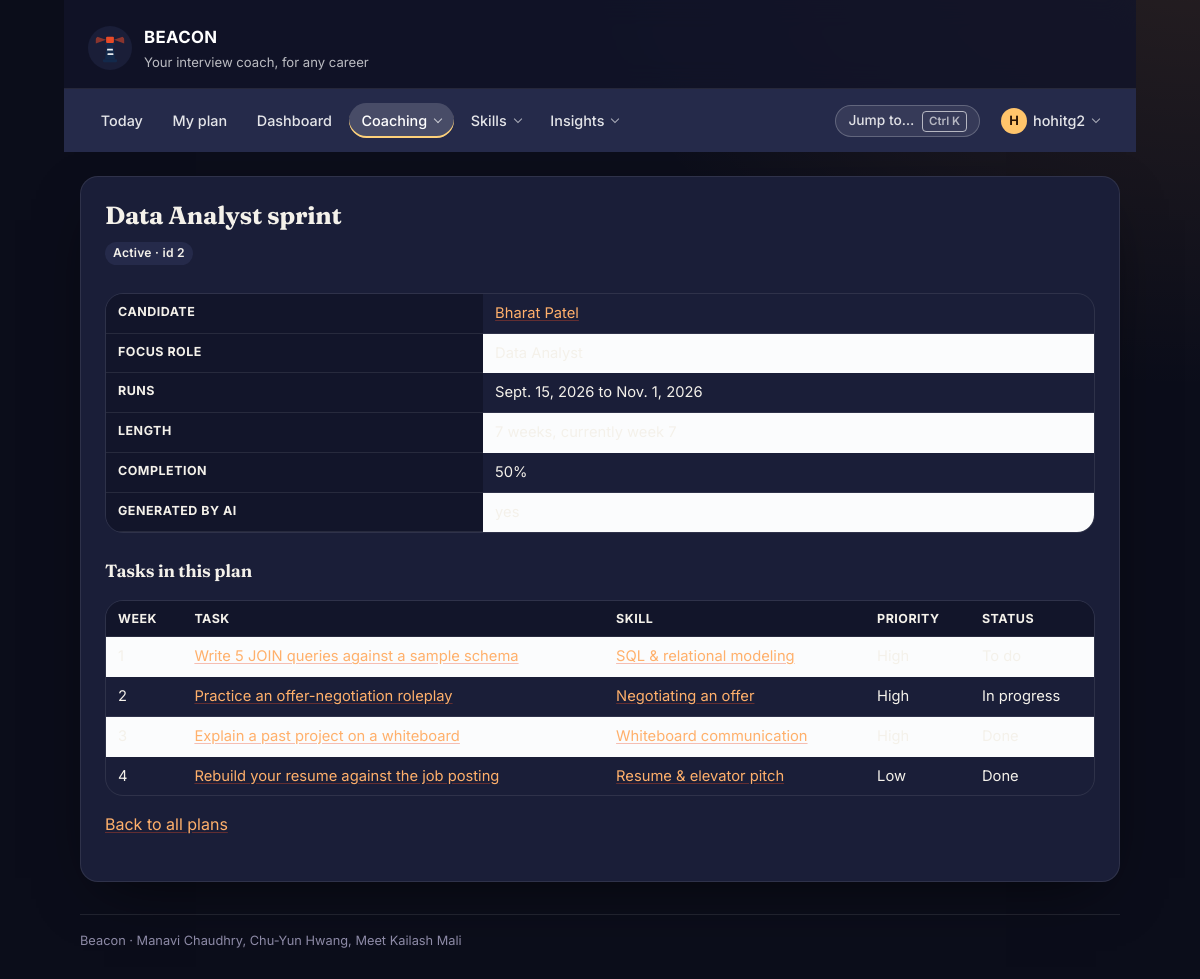
The app's page /plans/2/ (signed in) with its own data.
### preparation/models.py (models this page shows, shortened)
class PreparationPlan(models.Model):
    class Status(models.TextChoices):
        DRAFT = "DRAFT", "Draft"
        ACTIVE = "ACTIVE", "Active"
        COMPLETED = "DONE", "Completed"
        ARCHIVED = "ARCH", "Archived"
    candidate = models.ForeignKey(
        CandidateProfile,
        on_delete=models.CASCADE,
        related_name="plans",
    )
    title = models.CharField(max_length=150, help_text="e.g. 4-week SWE intern sprint")
    focus_role = models.CharField(max_length=120)
    start_date = models.DateField(default=timezone.localdate)
    target_date = models.DateField(help_text="Date the plan must be finished by.")
    status = models.CharField(max_length=6, choices=Status.choices, default=Status.DRAFT)
    generated_by_ai = models.BooleanField(
        default=True,
        help_text="False when a user hand-writes or heavily edits the plan.",
    )
    created_at = models.DateTimeField(auto_now_add=True)
    class Meta:
        ordering = ["target_date", "-created_at"]
        constraints = [
            models.UniqueConstraint(
                fields=["candidate", "title"], name="uniq_plan_title_per_candidate"
            ),
            models.CheckConstraint(
                condition=models.Q(target_date__gte=models.F("start_date")),
                name="plan_ends_after_it_starts",
            ),
        ]
    @property
    def completion_percent(self):
        total = self.tasks.count()
        if total == 0:
            return 0
        done = self.tasks.filter(status=PlanTask.Status.DONE).count()
        return round(done / total * 100)
    @property
    def total_weeks(self):
        span_days = (self.target_date - self.start_date).days
        return max(1, -(-span_days // 7))  # ceiling division
    @property
    def current_week(self):
        elapsed = (timezone.localdate() - self.start_date).days
        if elapsed < 0:
            return 1
        return min(elapsed // 7 + 1, self.total_weeks)

class CandidateProfile(models.Model):
    class ExperienceLevel(models.TextChoices):
        STUDENT = "STU", "Current student"
        NEW_GRAD = "NEW", "New graduate"
        EARLY_CAREER = "EARLY", "Early career (1-3 yrs)"
        MID_CAREER = "MID", "Experienced (4+ yrs)"
        SWITCHING = "SWTCH", "Changing careers"
        RETURNING = "RETRN", "Returning to work"
    class PrimaryConcern(models.TextChoices):
        TECHNICAL = "TECH", "Technical rounds"
        BEHAVIORAL = "BEHAV", "Behavioral questions"
        RESUME = "RESUME", "Resume and elevator pitch"
        CONFIDENCE = "CONF", "Confidence under pressure"
        TIME = "TIME", "Not enough time to prepare"
    user = models.OneToOneField(
        settings.AUTH_USER_MODEL,
        on_delete=models.CASCADE,
        related_name="candidate_profile",
        help_text="One login = one career profile.",
    )
    target_role = models.CharField(
        max_length=120, help_text="e.g. Software Engineer Intern"
    )
    target_roles = models.JSONField(
        default=list,
        blank=True,
        help_text="All target roles; requirements use the highest bar among them.",
    )
    interests = models.JSONField(
        default=list,
        blank=True,
        help_text="Interest keys chosen at onboarding, e.g. ['data', 'product'].",
    )
    target_company = models.CharField(max_length=120, blank=True)
    experience_level = models.CharField(
        max_length=5, choices=ExperienceLevel.choices, default=ExperienceLevel.STUDENT
    )
    resume_summary = models.TextField(
        blank=True,
        help_text="Plain-text resume the parser turns into an initial skill list.",
    )
    resume_file = models.FileField(
        upload_to="resumes/",
        blank=True,
        null=True,
        help_text="Original upload from the drag-and-drop area on the setup screen.",
    )
    target_interview_date = models.DateField(
        null=True,
        blank=True,
        help_text="Deadline Beacon plans backwards from. Blank = open-ended prep.",
    )
    preparation_timeline_weeks = models.PositiveSmallIntegerField(
        default=6,
        validators=[MinValueValidator(1), MaxValueValidator(52)],
        help_text="Weeks the user says they have. Drives the length of the roadmap.",
    )
    primary_concern = models.CharField(
        max_length=6,
        choices=PrimaryConcern.choices,
        blank=True,
        help_text="Optional. Used to weight which skill gaps get tackled first.",
    )
    skills = models.ManyToManyField(
        Skill,
        through="SkillAssessment",
        related_name="candidates",
        blank=True,
    )
    created_at = models.DateTimeField(auto_now_add=True)
    updated_at = models.DateTimeField(auto_now=True)
    class Meta:
        ordering = ["-updated_at"]
    def get_absolute_url(self):
        return reverse("preparation:candidate_detail", args=[self.pk])

class PlanTask(models.Model):
    class Status(models.TextChoices):
        TODO = "TODO", "To do"
        IN_PROGRESS = "DOING", "In progress"
        DONE = "DONE", "Done"
        SKIPPED = "SKIP", "Skipped"
    class Priority(models.IntegerChoices):
        LOW = 1, "Low"
        MEDIUM = 2, "Medium"
        HIGH = 3, "High"
    plan = models.ForeignKey(
        PreparationPlan,
        on_delete=models.CASCADE,  # deleting a plan deletes the tasks inside it
        related_name="tasks",
    )
    skill = models.ForeignKey(
        Skill,
        on_delete=models.SET_NULL,  # keep the task, just forget the tag
        null=True,
        blank=True,
        related_name="tasks",
        help_text="Skill gap this task is meant to close.",
    )
    title = models.CharField(max_length=150)
    week_number = models.PositiveSmallIntegerField(
        default=1,
        validators=[MinValueValidator(1), MaxValueValidator(52)],
        help_text="Which week of the roadmap this task belongs to (Screen 3).",
    )
    instructions = models.TextField(blank=True)
    rationale = models.TextField(
        blank=True,
        help_text=(
            "Why Beacon picked this task - shown under 'Why these "
            "recommendations?' and on the recommended-next card."
        ),
    )
    due_date = models.DateField(null=True, blank=True)
    estimated_minutes = models.PositiveIntegerField(
        default=60, validators=[MinValueValidator(5), MaxValueValidator(600)]
    )
    priority = models.IntegerField(choices=Priority.choices, default=Priority.MEDIUM)
    status = models.CharField(max_length=5, choices=Status.choices, default=Status.TODO)
    completed_on = models.DateField(null=True, blank=True)
    class Meta:
        ordering = ["week_number", "-priority", "due_date", "title"]
        constraints = [
            models.UniqueConstraint(
                fields=["plan", "title"], name="uniq_task_title_per_plan"
            )
        ]
    def get_absolute_url(self):
        return reverse("preparation:task_detail", args=[self.pk])

class Skill(models.Model):
    class Category(models.TextChoices):
        TECHNICAL = "TECH", "Technical"
        BEHAVIORAL = "BEHAV", "Behavioral"
        DOMAIN = "DOMAIN", "Domain knowledge"
        COMMUNICATION = "COMM", "Communication"
    name = models.CharField(max_length=100)
    category = models.CharField(
        max_length=6, choices=Category.choices, default=Category.TECHNICAL
    )
    description = models.TextField(
        blank=True, help_text="What mastery of this skill looks like in an interview."
    )
    created_at = models.DateTimeField(auto_now_add=True)
    class Meta:
        ordering = ["category", "name"]
        constraints = [
            models.UniqueConstraint(
                fields=["name", "category"], name="uniq_skill_name_per_category"
            )
        ]
    def get_absolute_url(self):
        return reverse("preparation:skill_detail", args=[self.pk])

### preparation/views.py (the view)
# urls.py: path("plans/<int:pk>/", views.PlanDetailView.as_view(), name="plan_detail"),
@method_decorator(login_required, name="dispatch")
class PlanDetailView(DetailView):
    model = PreparationPlan
    template_name = "preparation/plan_detail.html"
    context_object_name = "plan"
    def get_queryset(self):
        return visibility.plans_for(self.request.user).select_related("candidate__user")
    def get_context_data(self, **kwargs):
        context = super().get_context_data(**kwargs)
        context["tasks"] = self.object.tasks.select_related("skill")
        return context

### beacon_core/security.py (called while the page is built, shortened)
def csp_nonce(request):
    return {"csp_nonce": getattr(request, "csp_nonce", "")}

    def __call__(self, request):
        if request.method != "POST" or not getattr(settings, "RATE_LIMITS_ENABLED", True):
            return self.get_response(request)

### preparation/context_processors.py (called while the page is built)
def google_oauth(request):
    provider = settings.SOCIALACCOUNT_PROVIDERS.get("google", {})
    app = provider.get("APP", {})
    return {
        "google_oauth_configured": bool(app.get("client_id") and app.get("secret")),
        "google_oauth_placeholder": settings.DEBUG,
    }

### preparation/navigation.py (called while the page is built)
def _entry(item, current, user):
    if item.get("staff_only") and not user.is_staff:
        return None
    try:
        url = reverse(item["name"])
    except NoReverseMatch:
        return None
    return {
        "label": item["label"],
        "url": url,
        "hint": item.get("hint", ""),
        "active": current == item["name"],
    }

def navigation(request):
    if not getattr(request, "user", None) or not request.user.is_authenticated:
        return {"nav": None}
    return {"nav": build(request)}

### preparation/visibility.py (called while the page is built)
def is_coach(user):
    return bool(user and user.is_authenticated and user.is_staff)

def plans_for(user):
    qs = PreparationPlan.objects.all()
    return qs if is_coach(user) else qs.filter(candidate__user=user)

### templates/preparation/plan_detail.html (shortened to what this page needs)
{% extends "base.html" %}
{% block heading %}{{ plan.title }}{% endblock %}
{% block content %}
  <p class="tag">{{ plan.get_status_display }} &middot; id {{ plan.pk }}</p>
  <div class="table-scroll">
  <table>
    <tr><th>Candidate</th>
        <td><a href="{{ plan.candidate.get_absolute_url }}">{{ plan.candidate.user.get_full_name|default:plan.candidate.user.username }}</a></td></tr>
    <tr><th>Focus role</th><td>{{ plan.focus_role }}</td></tr>
    <tr><th>Runs</th><td>{{ plan.start_date }} to {{ plan.target_date }}</td></tr>
    <tr><th>Length</th><td>{{ plan.total_weeks }} weeks, currently week {{ plan.current_week }}</td></tr>
    <tr><th>Completion</th><td>{{ plan.completion_percent }}%</td></tr>
    <tr><th>Generated by AI</th><td>{{ plan.generated_by_ai|yesno:"yes,no - hand-written" }}</td></tr>
  </table>
  </div>
  <h2>Tasks in this plan</h2>
  <div class="table-scroll">
  <table>
    <tr><th>Week</th><th>Task</th><th>Skill</th><th>Priority</th><th>Status</th></tr>
    {% for task in tasks %}
      <tr>
        <td>{{ task.week_number }}</td>
        <td><a href="{{ task.get_absolute_url }}">{{ task.title }}</a></td>
        <td>{% if task.skill %}<a href="{{ task.skill.get_absolute_url }}">{{ task.skill.name }}</a>{% else %}Untagged{% endif %}</td>
        <td>{{ task.get_priority_display }}</td>
        <td>{{ task.get_status_display }}</td>
      </tr>
    {% empty %}
      <tr><td colspan="5">This plan has no tasks yet. Tasks are added when the roadmap is generated from the candidate's skill gaps.</td></tr>
    {% endfor %}
  </table>
  </div>
  <p><a href="{% url 'preparation:plan_board' %}">Back to all plans</a></p>
{% endblock %}

### templates/base.html (shortened to what this page needs)
{% load static %}<!DOCTYPE html>
<html lang="en">
<head>
  <link rel="stylesheet" href="{% static 'css/beacon.css' %}">
  <link rel="stylesheet" href="{% static 'css/beacon-night.css' %}">
</head>
<body class="{% block body_class %}{% endblock %}">
  <div class="page">
    <header class="masthead">
      <img class="masthead__logo" src="{% static 'img/beacon-logo.svg' %}"
           alt="" width="44" height="44">
      <div class="masthead__text">
        <p class="masthead__title">BEACON</p>
        <p class="masthead__tagline">
          Your interview coach, for any career
        </p>
      </div>
    </header>
    <nav class="nav" aria-label="Main">
      {% if nav %}
        <ul class="nav__list">
          {% for item in nav.items %}
            {% if item.children %}
              <li class="nav__group">
                <details class="menu{% if item.active %} is-active{% endif %}">
                  <summary class="nav__link">{{ item.label }}</summary>
                </details>
              </li>
            {% else %}
              <li>
                <a class="nav__link{% if item.active %} is-active{% endif %}" href="{{ item.url }}"
                   {% if item.active %}aria-current="page"{% endif %}>{{ item.label }}</a>
              </li>
            {% endif %}
          {% endfor %}
        </ul>
        <div class="nav__right">
          <button type="button" class="nav-palette" data-palette-open
                  aria-label="Search pages, candidates and skills">
            Jump to&hellip; <kbd>&#8984;K</kbd>
          </button>
          <details class="menu menu--account">
            <summary class="nav__link nav__avatar" aria-label="Account menu">
              <span class="avatar" aria-hidden="true">{{ user.get_username|slice:":1"|upper }}</span>
              <span class="nav__username">{{ user.get_username }}</span>
            </summary>
          </details>
        </div>
      {% else %}
        <ul class="nav__list">
          <li><a class="nav__link" href="{% url 'preparation:login' %}">Log In</a></li>
          <li><a class="nav__link" href="{% url 'preparation:signup' %}">Sign Up</a></li>
        </ul>
      {% endif %}
    </nav>
    <main class="content">
      {% block page_header %}
        <h1 class="page-title">{% block heading %}Beacon{% endblock %}</h1>
      {% endblock %}
      {% block content %}{% endblock %}
    </main>
    <footer class="footer">
      Beacon &middot; Manavi Chaudhry, Chu-Yun Hwang, Meet Kailash Mali
    </footer>
  </div>
</body>
</html>

### static/css/beacon-night.css (style rules this page uses)
:root { --navy: #1a1e38; --navy-700: #252a4a; --navy-100: #252a4a; --orange: #ff9a62; --orange-700: #ffb06b; --orange-50: rgba(255, 180, 100, .12); --ink: #f4f1ea; --ink-muted: #c3c0d4; --ink-faint: #8d8aa6; --surface: #1a1e38; --surface-sunken: #12152a; --page: #0b0d1a; --line: rgba(255, 255, 255, .09); --ok: #6fe3b0; --warn: #ffc46b; --radius: 18px; --radius-sm: 12px; --shadow: 0 20px 60px -24px rgba(0, 0, 0, .7); --font: "Inter", system-ui, -apple-system, "Segoe UI", sans-serif; color-scheme: dark; }
body { background: #0b0d1a radial-gradient(ellipse 900px 700px at 100% -10%, rgba(255, 170, 90, .12), transparent 70%) no-repeat; color: var(--ink); }
h1, h2, h3, .page-title, .hero-strip__title { font-family: "Fraunces", Georgia, serif; letter-spacing: -.01em; }
a { color: var(--orange-700); }
.masthead { background: rgba(18, 21, 42, .85); border-bottom: 1px solid var(--line); backdrop-filter: blur(14px); }
tr:nth-child(even) td { background: rgba(255, 255, 255, .02); }
th { background: #12152a; color: var(--ink-muted); }
.auth-card__title, .btn--ghost, .btn--ghost:hover, .chip.is-checked, .coach__chips button, .coach__headline, .coach__refresh, .field__label, .importer__paste summary, .importer__title, .nav .menu__panel a.menu__link:hover, .nav .menu__panel a.menu__link:focus-visible, .nav .menu__toggle:hover, .onb-back, .onb-step__title, .onb-steps .is-current, .onb-subtitle, .page-title, .palette__group, .ring__number, .stat__value, .tag, .week__label, .ws-result__number, .ws-result__verdict, h2, th { color: var(--ink); }
.avatar { background: #ffc46b; color: #2a1406; }
.masthead__logo { background: #1a1e38; }

### records on screen
PreparationPlan: title "Data Analyst sprint", status "Active", pk "2", candidate.user.get_full_name "Bharat Patel", start_date "Sept. 15, 2026", target_date "Nov. 1, 2026", completion_percent "50"
PlanTask: title "Write 5 JOIN queries against a sample schema", skill.name "SQL & relational modeling"
PlanTask: week_number "2", title "Practice an offer-negotiation roleplay", skill.name "Negotiating an offer", priority "High", status "In progress"
PlanTask: title "Explain a past project on a whiteboard", skill.name "Whiteboard communication"
PlanTask: week_number "4", title "Rebuild your resume against the job posting", skill.name "Resume & elevator pitch", priority "Low", status "Done"

### other values on screen
{{ item.label }} "Today" "My plan" "Dashboard"
{{ item.label }} "Coaching" "Skills" "Insights"
{{ user.get_username|slice:":1"|upper }} "H"
{{ user.get_username }} "hohitg2"
